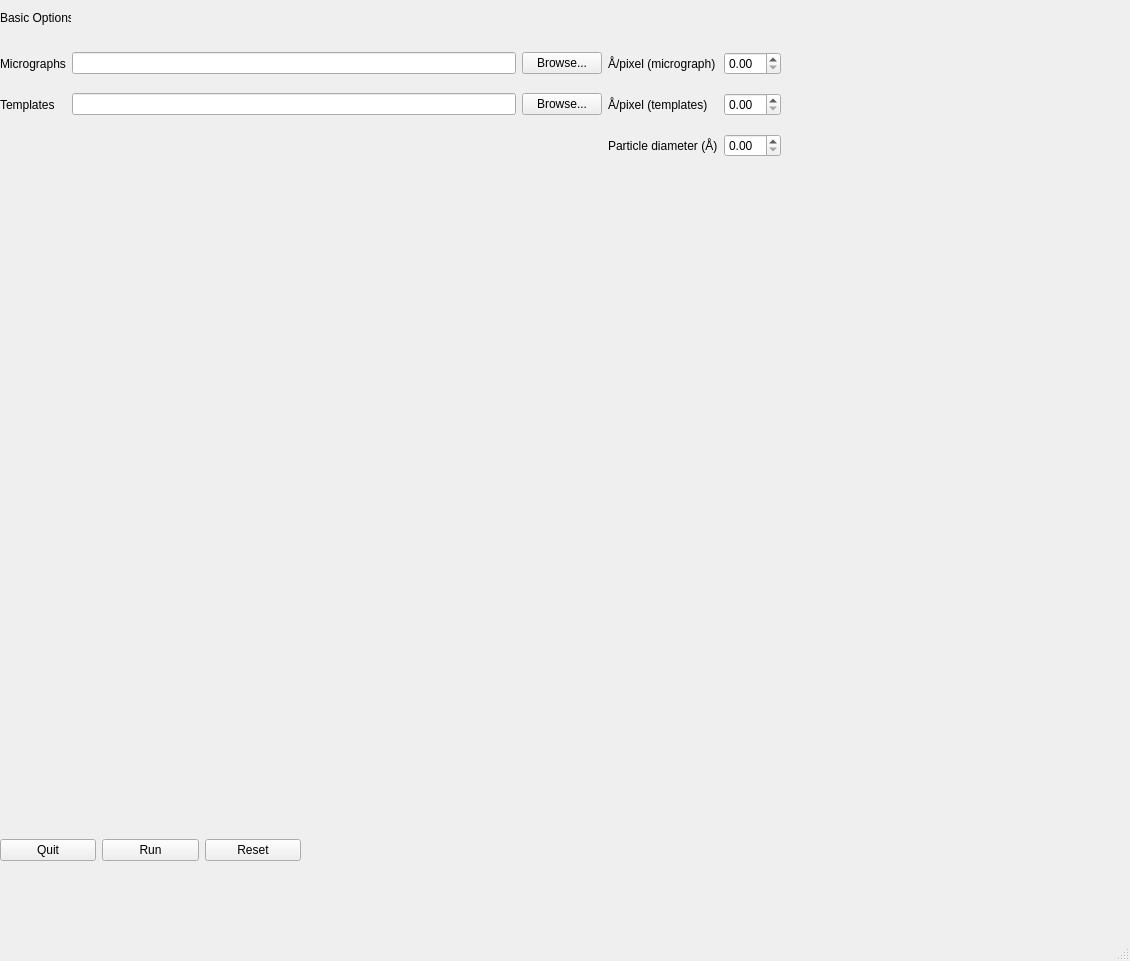
<?xml version="1.0" encoding="UTF-8"?>
<ui version="4.0">
 <class>MainWindow</class>
 <widget class="QMainWindow" name="MainWindow">
  <property name="geometry">
   <rect>
    <x>0</x>
    <y>0</y>
    <width>1130</width>
    <height>961</height>
   </rect>
  </property>
  <property name="windowTitle">
   <string>MainWindow</string>
  </property>
  <widget class="QWidget" name="centralwidget">
   <widget class="QWidget" name="gridLayoutWidget">
    <property name="geometry">
     <rect>
      <x>0</x>
      <y>40</y>
      <width>781</width>
      <height>131</height>
     </rect>
    </property>
    <layout class="QGridLayout" name="basicOptionsLayout">
     <item row="1" column="3">
      <widget class="QLabel" name="aPixTLabel">
       <property name="text">
        <string>Å/pixel (templates)</string>
       </property>
      </widget>
     </item>
     <item row="1" column="0">
      <widget class="QLabel" name="templateLabel">
       <property name="text">
        <string>Templates</string>
       </property>
      </widget>
     </item>
     <item row="0" column="2">
      <widget class="QPushButton" name="micrographsBrowseButton">
       <property name="text">
        <string>Browse...</string>
       </property>
      </widget>
     </item>
     <item row="1" column="2">
      <widget class="QPushButton" name="templateBrowseButton">
       <property name="text">
        <string>Browse...</string>
       </property>
      </widget>
     </item>
     <item row="1" column="1">
      <widget class="QLineEdit" name="templatesBox"/>
     </item>
     <item row="0" column="1">
      <widget class="QLineEdit" name="micrographsBox"/>
     </item>
     <item row="0" column="0">
      <widget class="QLabel" name="micrographsLabel">
       <property name="text">
        <string>Micrographs</string>
       </property>
      </widget>
     </item>
     <item row="0" column="3">
      <widget class="QLabel" name="aPixMLabel">
       <property name="text">
        <string>Å/pixel (micrograph)</string>
       </property>
      </widget>
     </item>
     <item row="3" column="3">
      <widget class="QLabel" name="diameterLabel">
       <property name="text">
        <string>Particle diameter (Å)</string>
       </property>
      </widget>
     </item>
     <item row="1" column="4">
      <widget class="QDoubleSpinBox" name="aPixTBox"/>
     </item>
     <item row="3" column="4">
      <widget class="QDoubleSpinBox" name="diameterBox"/>
     </item>
     <item row="0" column="4">
      <widget class="QDoubleSpinBox" name="aPixMBox"/>
     </item>
    </layout>
   </widget>
   <widget class="QLabel" name="basicOptionsLabel">
    <property name="geometry">
     <rect>
      <x>0</x>
      <y>10</y>
      <width>71</width>
      <height>16</height>
     </rect>
    </property>
    <property name="text">
     <string>Basic Options</string>
    </property>
   </widget>
   <widget class="QWidget" name="micrographWidget" native="true">
    <property name="geometry">
     <rect>
      <x>0</x>
      <y>180</y>
      <width>781</width>
      <height>641</height>
     </rect>
    </property>
   </widget>
   <widget class="QWidget" name="horizontalLayoutWidget">
    <property name="geometry">
     <rect>
      <x>0</x>
      <y>830</y>
      <width>301</width>
      <height>41</height>
     </rect>
    </property>
    <layout class="QHBoxLayout" name="horizontalLayout">
     <item>
      <widget class="QPushButton" name="quitButton">
       <property name="text">
        <string>Quit</string>
       </property>
      </widget>
     </item>
     <item>
      <widget class="QPushButton" name="runButton">
       <property name="text">
        <string>Run</string>
       </property>
      </widget>
     </item>
     <item>
      <widget class="QPushButton" name="resetButton">
       <property name="text">
        <string>Reset</string>
       </property>
      </widget>
     </item>
    </layout>
   </widget>
   <zorder>gridLayoutWidget</zorder>
   <zorder>basicOptionsLabel</zorder>
   <zorder>basicOptionsLabel</zorder>
   <zorder>micrographWidget</zorder>
   <zorder>horizontalLayoutWidget</zorder>
  </widget>
  <widget class="QMenuBar" name="menubar">
   <property name="geometry">
    <rect>
     <x>0</x>
     <y>0</y>
     <width>1130</width>
     <height>21</height>
    </rect>
   </property>
  </widget>
  <widget class="QStatusBar" name="statusbar"/>
 </widget>
 <resources/>
 <connections/>
</ui>
